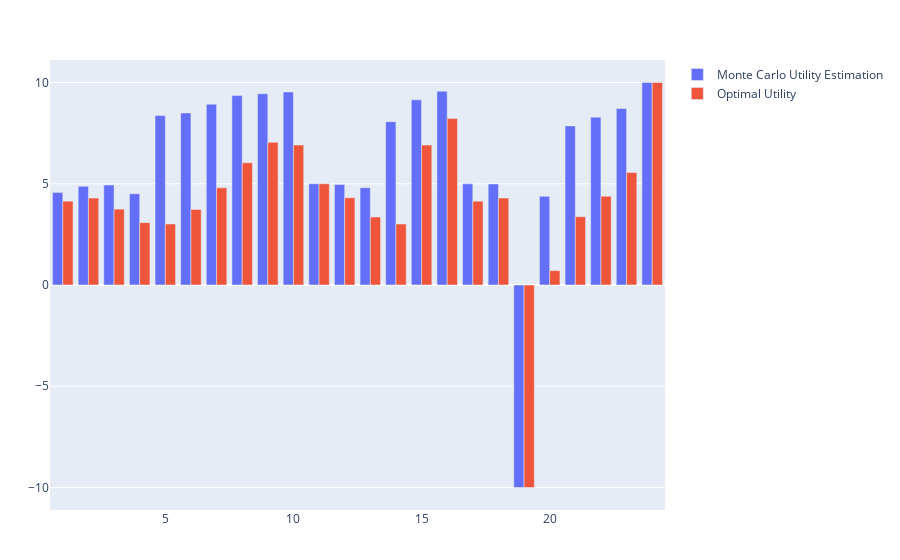

The cell this chart's notebook holds for it:
### Code cell
using PlotlyJS

p = plot([
    bar(name="Monte Carlo Utility Estimation", x=1:length(monte_u), y=monte_u),
    bar(name="Optimal Utility", x=1:length(optimal_u), y=optimal_u)
])
relayout!(p, barmode="group")
p

### Figure 1 — Plotly figure (JSON) as saved in the notebook; plotly's stock layout.template omitted (floating-point values rounded to 4 significant figures)
{"data": [{"name": "Monte Carlo Utility Estimation", "type": "bar", "x": [1, 2, 3, 4, 5, 6, 7, 8, 9, 10, 11, 12, 13, 14, 15, 16, 17, 18, 19, 20, 21, 22, 23, 24], "y": [4.573, 4.872, 4.935, 4.506, 8.366, 8.496, 8.926, 9.354, 9.444, 9.533, 5, 4.961, 4.807, 8.066, 9.142, 9.572, 4.997, 4.988, -10, 4.377, 7.858, 8.286, 8.714, 10]}, {"name": "Optimal Utility", "type": "bar", "x": [1, 2, 3, 4, 5, 6, 7, 8, 9, 10, 11, 12, 13, 14, 15, 16, 17, 18, 19, 20, 21, 22, 23, 24], "y": [4.138, 4.29, 3.747, 3.079, 3.013, 3.73, 4.798, 6.036, 7.044, 6.912, 5, 4.308, 3.358, 3.013, 6.912, 8.219, 4.138, 4.29, -10, 0.7115, 3.371, 4.383, 5.554, 10]}], "layout": {"barmode": "group", "margin": {"b": 50, "l": 50, "r": 50, "t": 60}}}
